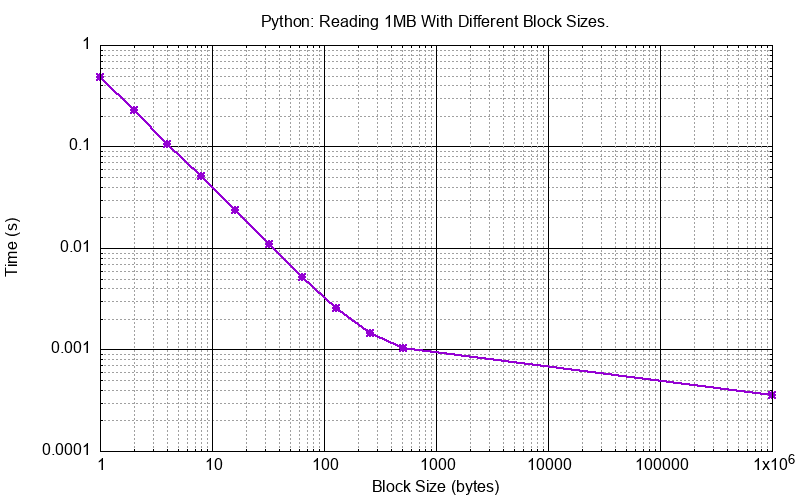

Generate this figure with gnuplot:
set title "Python: Reading 1MB With Different Block Sizes."

set xlabel "Block Size (bytes)"
#set xrange [0.1:100]
set logscale x
#set xrange [:1000]

# First line specification refers to major grid lines in both x and y, the second to minor grid lines in x and y.
set grid xtics mxtics ytics mytics linetype -1 linewidth 1, linetype 0 linewidth 1

set logscale y
set ylabel "Time (s)"
# set yrange [1:]
# set ytics 8,35,3

#set logscale y2
#set y2label "Cache Nisses"
# set y2range [1:1e9]
#set y2tics

set pointsize 1
set datafile separator whitespace
# Curve fit
#cost(x) = a + (b / (x/1024))
#fit cost(x) "perf_size_of.dat" using 1:2 via a,b

#set key right
set key off

set terminal png size 800,500           # choose the file format

set output "py_read_uncoalesced.png"   # choose the output device

plot "py_read_uncoalesced.dat" using 1:($3 / 1e9) t "Time to Read (Un-coalesced)." with linespoints axes x1y1 pt 3 lw 2

reset
